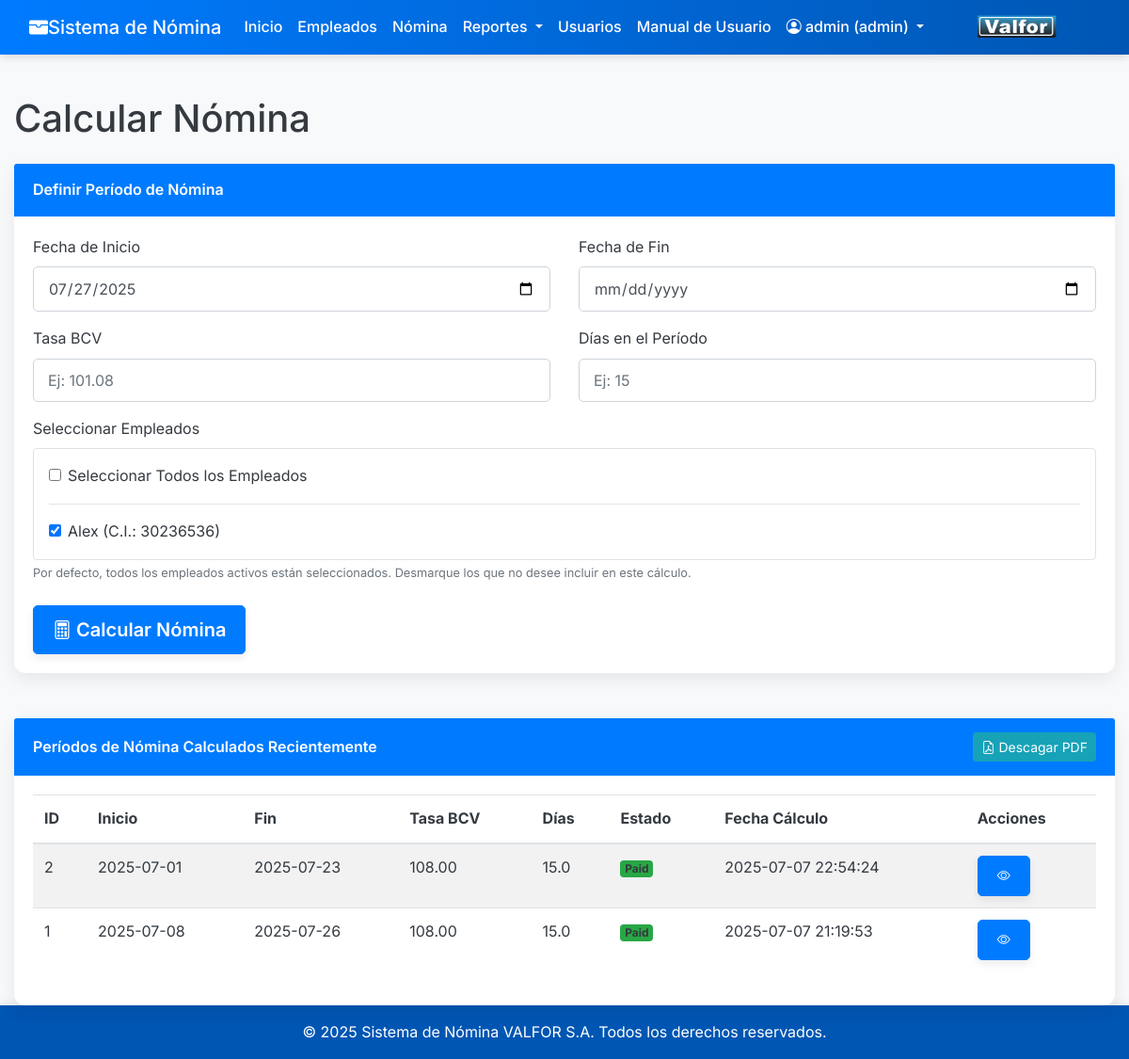
The app's page /public/payroll_calc.php (signed in), older data.
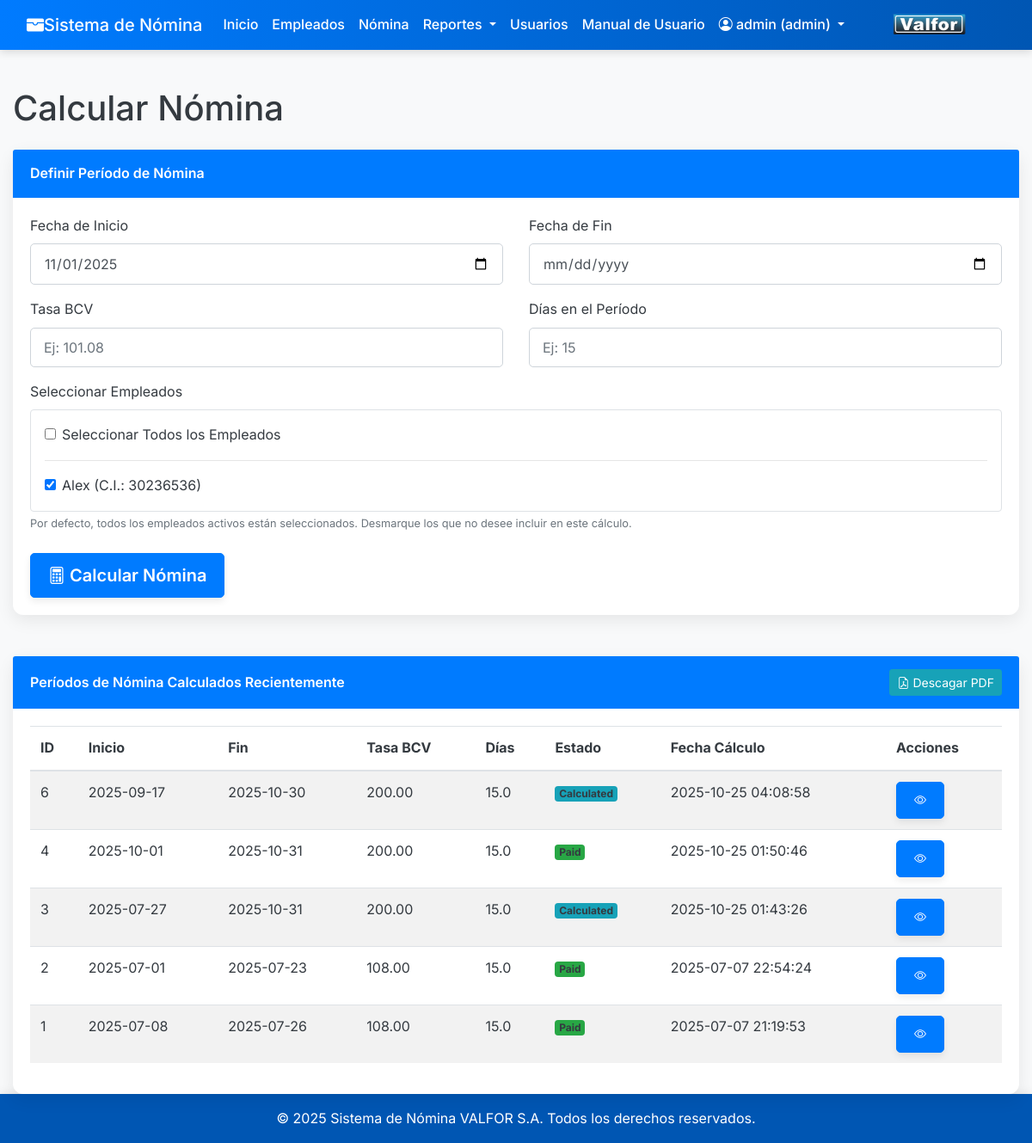
The same page, newer data.
### tables this page shows
CREATE TABLE `employees` (
  `id` int(11) NOT NULL,
  `cedula` varchar(20) NOT NULL,
  `full_name` varchar(255) NOT NULL,
  `fecha_ingreso` date NOT NULL,
  `cargo` varchar(100) NOT NULL,
  `salario_base_mensual_usd` decimal(10,2) NOT NULL,
  `is_active` tinyint(1) NOT NULL DEFAULT 1,
  `created_at` timestamp NOT NULL DEFAULT current_timestamp(),
  `updated_at` timestamp NOT NULL DEFAULT current_timestamp() ON UPDATE current_timestamp(),
  `photo_path` varchar(255) DEFAULT NULL
);

CREATE TABLE `payroll_periods` (
  `id` int(11) NOT NULL,
  `start_date` date NOT NULL,
  `end_date` date NOT NULL,
  `bcv_rate` decimal(10,4) NOT NULL,
  `days_in_period` decimal(4,1) NOT NULL,
  `status` enum('pending','calculated','paid','closed') NOT NULL DEFAULT 'pending',
  `created_at` timestamp NOT NULL DEFAULT current_timestamp(),
  `updated_at` timestamp NOT NULL DEFAULT current_timestamp() ON UPDATE current_timestamp()
);

### includes/auth.php (called while the page is built, shortened)
<?php
function getUserRole() {
    return $_SESSION['user_role'] ?? null;
}
function getBaseUrl() {
    $protocol = isset($_SERVER['HTTPS']) && $_SERVER['HTTPS'] === 'on' ? 'https://' : 'http://';
    $host = $_SERVER['HTTP_HOST'];
    $scriptName = $_SERVER['SCRIPT_NAME'];
    $basePath = '/payroll_system/public/';
    return $protocol . $host . $basePath;
}

### public/payroll_calc.php (the view, shortened to what this page needs)
<?php
require_once __DIR__ . '/../includes/auth.php';
$pdo = getDbConnection();
$last_period_end_date = '';
try {
    $stmt = $pdo->query("SELECT MAX(end_date) AS last_end_date FROM payroll_periods WHERE status = 'calculated' OR status = 'paid'");
    $result = $stmt->fetch();
    if ($result && $result['last_end_date']) {
        $last_period_end_date = date('Y-m-d', strtotime($result['last_end_date'] . ' +1 day'));
    }
} catch (PDOException $e) {
}
?>
<!DOCTYPE html>
<html lang="es">
<head>
    <link href="./assets/css/bootstrap.min.css" rel="stylesheet">
    <link rel="stylesheet" href="https://cdn.jsdelivr.net/npm/bootstrap-icons@1.11.3/font/bootstrap-icons.min.css">
    <link href="./assets/css/payroll_calc.css" rel="stylesheet">
</head>
<body>
    <?php include __DIR__ . '/../includes/header.php';  ?>
    <div class="container mt-4">
        <h1 class="mb-4">Calcular Nómina</h1>
        <div class="card mb-4">
            <div class="card-header">
                Definir Período de Nómina
            </div>
            <div class="card-body">
                <form method="POST" action="">
                    <div class="row mb-3">
                        <div class="col-md-6">
                            <label for="start_date" class="form-label">Fecha de Inicio</label>
                            <input type="date" class="form-control" id="start_date" name="start_date" value="<?php echo htmlspecialchars($last_period_end_date); ?>" required>
                        </div>
                        <div class="col-md-6">
                            <label for="end_date" class="form-label">Fecha de Fin</label>
                            <input type="date" class="form-control" id="end_date" name="end_date" required>
                        </div>
                    </div>
                    <div class="row mb-3">
                        <div class="col-md-6">
                            <label for="bcv_rate" class="form-label">Tasa BCV</label>
                            <input type="number" step="0.01" class="form-control" id="bcv_rate" name="bcv_rate" placeholder="Ej: 101.08" required>
                        </div>
                        <div class="col-md-6">
                            <label for="days_in_period" class="form-label">Días en el Período</label>
                            <input type="number" step="0.5" class="form-control" id="days_in_period" name="days_in_period" placeholder="Ej: 15" required>
                        </div>
                    </div>
                    <div class="row mb-3">
                        <div class="col-md-12">
                            <label class="form-label">Seleccionar Empleados</label>
                            <div class="border rounded p-3" style="max-height: 200px; overflow-y: auto;">
                                <?php
                                $employees = [];
                                try {
                                    $stmt = $pdo->query("SELECT id, cedula, full_name FROM employees WHERE is_active = 1 ORDER BY full_name ASC");
                                    $employees = $stmt->fetchAll();
                                } catch (PDOException $e) {
                                }
                                if (empty($employees)): ?>
                                    <div class="alert alert-warning" role="alert">
                                        No hay empleados activos registrados. <a href="<?php echo getBaseUrl(); ?>employees_form.php" target="_blank">Registrar empleados</a> primero.
                                    </div>
                                <?php else: ?>
                                    <div class="form-check">
                                        <input class="form-check-input" type="checkbox" id="select_all" onchange="toggleAllEmployees(this)">
                                        <label class="form-check-label fw-bold" for="select_all">
                                            Seleccionar Todos los Empleados
                                        </label>
                                    </div>
                                    <hr>
                                    <?php foreach ($employees as $employee): ?>
                                        <div class="form-check">
                                            <input class="form-check-input employee-checkbox" type="checkbox" id="employee_<?php echo $employee['id']; ?>" name="selected_employees[]" value="<?php echo $employee['id']; ?>" checked>
                                            <label class="form-check-label" for="employee_<?php echo $employee['id']; ?>">
                                                <?php echo htmlspecialchars($employee['full_name']); ?> (C.I.: <?php echo htmlspecialchars($employee['cedula']); ?>)
                                            </label>
                                        </div>
                                    <?php endforeach; ?>
                                <?php endif; ?>
                            </div>
                            <small class="form-text text-muted">Por defecto, todos los empleados activos están seleccionados. Desmarque los que no desee incluir en este cálculo.</small>
                        </div>
                    </div>
                    <div class="d-grid gap-2 mt-4">
                        <button type="submit" class="btn btn-primary btn-lg" <?php echo empty($employees) ? 'disabled' : ''; ?>>
                            <i class="bi bi-calculator me-2"></i> Calcular Nómina
                        </button>
                    </div>
                </form>
            </div>
        </div>
        <div class="card mt-5">
            <div class="card-header d-flex justify-content-between align-items-center">
                Períodos de Nómina Calculados Recientemente
                <button type="button" class="btn btn-info btn-sm" onclick="printRecentPayrollPeriodsPDF()">
                    <i class="bi bi-file-earmark-pdf me-1"></i> Descagar PDF
                </button>
            </div>
            <div class="card-body">
                <?php
                $payroll_periods = [];
                try {
                    $stmt = $pdo->query("SELECT id, start_date, end_date, bcv_rate, days_in_period, status, created_at FROM payroll_periods ORDER BY created_at DESC LIMIT 10");
                    $payroll_periods = $stmt->fetchAll();
                } catch (PDOException $e) {
                    echo '<div class="alert alert-danger" role="alert">Error al cargar los períodos de nómina: ' . htmlspecialchars($e->getMessage()) . '</div>';
                }
                if (empty($payroll_periods)): ?>
                    <div class="alert alert-info" role="alert">
                        No se han calculado períodos de nómina aún.
                    </div>
                <?php else: ?>
                    <div class="table-responsive">
                        <table class="table table-hover table-striped">
                            <thead>
                                <tr>
                                    <th>ID</th>
                                    <th>Inicio</th>
                                    <th>Fin</th>
                                    <th>Tasa BCV</th>
                                    <th>Días</th>
                                    <th>Estado</th>
                                    <th>Fecha Cálculo</th>
                                    <th>Acciones</th>
                                </tr>
                            </thead>
                            <tbody>
                                <?php foreach ($payroll_periods as $period): ?>
                                    <tr>
                                        <td><?php echo htmlspecialchars($period['id']); ?></td>
                                        <td><?php echo htmlspecialchars($period['start_date']); ?></td>
                                        <td><?php echo htmlspecialchars($period['end_date']); ?></td>
                                        <td><?php echo number_format($period['bcv_rate'], 2); ?></td>
                                        <td><?php echo htmlspecialchars($period['days_in_period']); ?></td>
                                        <td>
                                            <?php
                                            $badge_class = 'bg-secondary';
                                            switch ($period['status']) {
                                                case 'calculated': $badge_class = 'bg-info'; break;
                                                case 'paid': $badge_class = 'bg-success'; break;
                                            }
                                            ?>
                                            <span class="badge <?php echo $badge_class; ?>"><?php echo htmlspecialchars(ucfirst($period['status'])); ?></span>
                                        </td>
                                        <td><?php echo htmlspecialchars($period['created_at']); ?></td>
                                        <td>
                                            <a href="<?php echo getBaseUrl(); ?>payroll_details.php?period_id=<?php echo $period['id']; ?>" class="btn btn-sm btn-primary" title="Ver Detalles">
                                                <i class="bi bi-eye"></i>
                                            </a>
                                        </td>
                                    </tr>
                                <?php endforeach; ?>
                            </tbody>
                        </table>
                    </div>
                <?php endif; ?>
            </div>
        </div>
    </div>
    <?php include __DIR__ . '/../includes/footer.php';  ?>
</body>
</html>

### includes/header.php (shortened to what this page needs)
<nav class="navbar navbar-expand-lg">
    <div class="container">
        <a class="navbar-brand" href="<?php echo getBaseUrl(); ?>dashboard.php">
            <i class="bi bi-wallet-fill me-2"></i>Sistema de Nómina
        </a>
        <div class="collapse navbar-collapse" id="navbarNav">
            <ul class="navbar-nav me-auto mb-2 mb-lg-0">
                <li class="nav-item">
                    <a class="nav-link" href="<?php echo getBaseUrl(); ?>dashboard.php">Inicio</a>
                </li>
                <li class="nav-item">
                    <a class="nav-link" href="<?php echo getBaseUrl(); ?>employees.php">Empleados</a>
                </li>
                <li class="nav-item">
                    <a class="nav-link" href="<?php echo getBaseUrl(); ?>payroll_calc.php">Nómina</a>
                </li>
                <li class="nav-item dropdown">
                    <a class="nav-link dropdown-toggle" href="#" id="navbarDropdown" role="button" data-bs-toggle="dropdown" aria-expanded="false">
                        Reportes
                    </a>
                </li>
                <?php if (getUserRole() === ROLE_ADMIN): ?>
                    <li class="nav-item">
                        <a class="nav-link" href="<?php echo getBaseUrl(); ?>users.php">Usuarios</a>
                    </li>
                <?php endif; ?>
                <li class="nav-item">
                    <a class="nav-link" href="<?php echo getBaseUrl(); ?>manual_de_usuario.php">Manual de Usuario</a>
                </li>
            </ul>
            <ul class="navbar-nav ms-auto">
                <li class="nav-item dropdown">
                    <a class="nav-link dropdown-toggle" href="#" id="userDropdown" role="button" data-bs-toggle="dropdown" aria-expanded="false">
                        <i class="bi bi-person-circle me-1"></i> <?php echo htmlspecialchars($_SESSION['username'] ?? 'Invitado'); ?> (<?php echo htmlspecialchars(getUserRole()); ?>)
                    </a>
                </li>
                <li class="nav-item">
                    <div style="background-color: white; height: 20px; width: 80px; display: flex; align-items: center; justify-content: center; margin-left: 50px; margin-top: 10px;">
                        <img src="<?php echo getBaseUrl(); ?>assets/img/logo.png" alt="VALFOR S.A." style="height: 70px;">
                    </div>
                </li>
            </ul>
        </div>
    </div>
</nav>
<main class="page-content">

### includes/footer.php (shortened to what this page needs)
    </main>
    <footer class="py-3">
        <div class="container text-center">
            <p class="mb-0">&copy; <?php echo date('Y'); ?> Sistema de Nómina VALFOR S.A. Todos los derechos reservados.</p>
        </div>
    </footer>
</body>
</html>

### public/assets/css/payroll_calc.css (style rules this page uses)
:root { --primary-blue: #007bff; --dark-blue: #0056b3; --light-blue: #e0f2ff; --white: #ffffff; --light-gray: #f8f9fa; --text-color: #343a40; --border-color: #ced4da; --shadow-light: rgba(0, 0, 0, 0.08); --shadow-medium: rgba(0, 0, 0, 0.15); }
body { font-family: 'Inter', sans-serif; background-color: var(--light-gray); color: var(--text-color); line-height: 1.6; display: flex; flex-direction: column; min-height: 100vh; }
.container { max-width: 1200px; }
main { flex: 1; }
.navbar { background: linear-gradient(90deg, var(--primary-blue), var(--dark-blue)) !important; box-shadow: 0 2px 10px var(--shadow-medium); }
.navbar-brand, .navbar-nav .nav-link { color: var(--white) !important; font-weight: 500; transition: color 0.3s ease, transform 0.3s ease; }
.btn-primary { background-color: var(--primary-blue); border-color: var(--primary-blue); border-radius: 5px; padding: 10px 20px; font-weight: 600; transition: background-color 0.3s ease, border-color 0.3s ease, transform 0.3s ease, box-shadow 0.3s ease; box-shadow: 0 4px 8px var(--shadow-light); }
.form-control { border-radius: 5px; border: 1px solid var(--border-color); padding: 10px 15px; transition: border-color 0.3s ease, box-shadow 0.3s ease; }
.card { border-radius: 12px; box-shadow: 0 6px 20px var(--shadow-light); border: none; }
.card-header { background-color: var(--primary-blue); color: var(--white); border-top-left-radius: 12px; border-top-right-radius: 12px; font-weight: 600; padding: 15px 20px; border-bottom: none; }
.page-content { animation: fadeIn 0.8s ease-out forwards; padding-top: 20px; }
footer { background-color: var(--dark-blue) !important; color: var(--white) !important; padding: 20px 0; box-shadow: 0 -2px 10px var(--shadow-light); margin-top: auto; margin-top: auto; }

Row changes from the older to the newer data that the page shows:
added payroll_periods: id "6", start_date "2025-09-17", end_date "2025-10-30", bcv_rate "200.00", days_in_period "15.0", status "Calculated", created_at "2025-10-25 04:08:58"
added payroll_periods: id "4", start_date "2025-10-01", end_date "2025-10-31", bcv_rate "200.00", days_in_period "15.0", status "Paid", created_at "2025-10-25 01:50:46"
added payroll_periods: id "3", start_date "2025-07-27", end_date "2025-10-31", bcv_rate "200.00", days_in_period "15.0", status "Calculated", created_at "2025-10-25 01:43:26"
Text that changed along with them:
form field start_date: "07/27/2025" → "11/01/2025"
